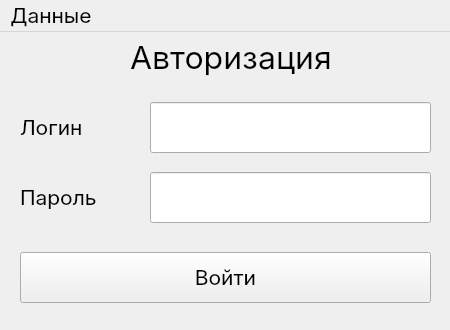
<?xml version="1.0" encoding="UTF-8"?>
<ui version="4.0">
 <class>AuthWindow</class>
 <widget class="QMainWindow" name="AuthWindow">
  <property name="geometry">
   <rect>
    <x>0</x>
    <y>0</y>
    <width>450</width>
    <height>330</height>
   </rect>
  </property>
  <property name="minimumSize">
   <size>
    <width>450</width>
    <height>330</height>
   </size>
  </property>
  <property name="maximumSize">
   <size>
    <width>450</width>
    <height>330</height>
   </size>
  </property>
  <property name="palette">
   <palette>
    <active/>
    <inactive/>
    <disabled/>
   </palette>
  </property>
  <property name="font">
   <font>
    <family>Inter</family>
    <pointsize>16</pointsize>
   </font>
  </property>
  <property name="windowTitle">
   <string>Авторизация</string>
  </property>
  <widget class="QWidget" name="centralwidget">
   <widget class="QLabel" name="login_label">
    <property name="geometry">
     <rect>
      <x>20</x>
      <y>70</y>
      <width>81</width>
      <height>51</height>
     </rect>
    </property>
    <property name="font">
     <font>
      <family>Inter</family>
      <pointsize>16</pointsize>
     </font>
    </property>
    <property name="text">
     <string>Логин</string>
    </property>
   </widget>
   <widget class="QLabel" name="password_label">
    <property name="geometry">
     <rect>
      <x>20</x>
      <y>140</y>
      <width>101</width>
      <height>51</height>
     </rect>
    </property>
    <property name="font">
     <font>
      <family>Inter</family>
      <pointsize>16</pointsize>
     </font>
    </property>
    <property name="text">
     <string>Пароль</string>
    </property>
   </widget>
   <widget class="QLabel" name="auth_label">
    <property name="geometry">
     <rect>
      <x>130</x>
      <y>0</y>
      <width>261</width>
      <height>51</height>
     </rect>
    </property>
    <property name="font">
     <font>
      <family>Inter</family>
      <pointsize>24</pointsize>
     </font>
    </property>
    <property name="text">
     <string>Авторизация</string>
    </property>
   </widget>
   <widget class="QLineEdit" name="login_line_edit">
    <property name="geometry">
     <rect>
      <x>150</x>
      <y>70</y>
      <width>281</width>
      <height>51</height>
     </rect>
    </property>
    <property name="font">
     <font>
      <family>Inter</family>
      <pointsize>16</pointsize>
     </font>
    </property>
    <property name="styleSheet">
     <string notr="true">padding: 10px;</string>
    </property>
   </widget>
   <widget class="QLineEdit" name="password_line_edit">
    <property name="geometry">
     <rect>
      <x>150</x>
      <y>140</y>
      <width>281</width>
      <height>51</height>
     </rect>
    </property>
    <property name="font">
     <font>
      <family>Inter</family>
      <pointsize>16</pointsize>
     </font>
    </property>
    <property name="styleSheet">
     <string notr="true">padding: 10px;</string>
    </property>
    <property name="echoMode">
     <enum>QLineEdit::Password</enum>
    </property>
   </widget>
   <widget class="QPushButton" name="auth_button">
    <property name="geometry">
     <rect>
      <x>20</x>
      <y>220</y>
      <width>411</width>
      <height>51</height>
     </rect>
    </property>
    <property name="sizePolicy">
     <sizepolicy hsizetype="Fixed" vsizetype="Fixed">
      <horstretch>0</horstretch>
      <verstretch>0</verstretch>
     </sizepolicy>
    </property>
    <property name="font">
     <font>
      <family>Inter</family>
      <pointsize>16</pointsize>
     </font>
    </property>
    <property name="text">
     <string>Войти</string>
    </property>
   </widget>
  </widget>
  <widget class="QMenuBar" name="menubar">
   <property name="geometry">
    <rect>
     <x>0</x>
     <y>0</y>
     <width>450</width>
     <height>38</height>
    </rect>
   </property>
   <widget class="QMenu" name="data_menu">
    <property name="font">
     <font>
      <family>Inter</family>
      <pointsize>16</pointsize>
     </font>
    </property>
    <property name="title">
     <string>Данные</string>
    </property>
    <addaction name="make_dump_action"/>
    <addaction name="load_dump_action"/>
    <addaction name="drop_action"/>
   </widget>
   <addaction name="data_menu"/>
  </widget>
  <action name="make_dump_action">
   <property name="text">
    <string>Сохранить</string>
   </property>
  </action>
  <action name="load_dump_action">
   <property name="text">
    <string>Загрузить</string>
   </property>
   <property name="shortcut">
    <string>Ctrl+S</string>
   </property>
  </action>
  <action name="drop_action">
   <property name="text">
    <string>Сбросить</string>
   </property>
  </action>
 </widget>
 <resources/>
 <connections/>
</ui>
